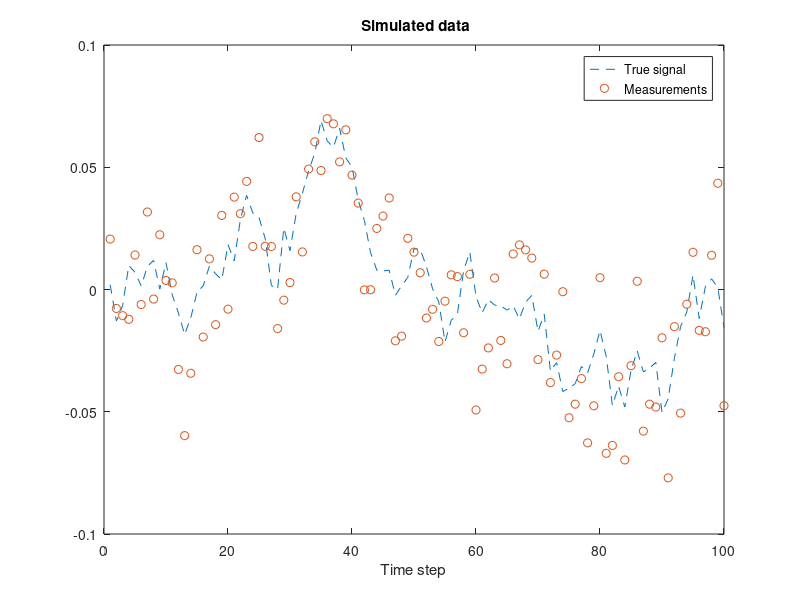

MATLAB code for this plot: (Note: this script raises an error after producing the figure.)
%%%%%%%%%%%%%%%%%%%%%%%%%%%%%%%%%%%%%%%%%%%%%%%%%%%%%%%%%%%%%%%%%
%
% Matlab code for Exercise 9
%
% This software is distributed under the GNU General Public 
% Licence (version 2 or later); please refer to the file 
% Licence.txt, included with the software, for details.
%
%%%%%%%%%%%%%%%%%%%%%%%%%%%%%%%%%%%%%%%%%%%%%%%%%%%%%%%%%%%%%%%%%
clc;clear; close all;
BASELINE = 0;
EKF_KALMAN = 0;
EKF_KALMAN_SMOOTHER = 0;
SIRwEKF = 0;
PFwSIREKF = 0;  
BOOTSTRAP = 1;
BACKWARD_SMOOTHENING = 1;
%% Generate data

  % Lock seed
  rng(123,'twister');

  % Implement RMSE (true and estimate)
  rmse = @(X,EST) sqrt(mean(sum((X-EST).^2)));
  
  %Gaussian random value generator
  gauss_rnd_local = @(m,S) m + chol(S)'*randn(size(m));
  
  % Define parameters
  steps = 100;  % Number of time steps
  % This is the true initial value
  x0 = 0; 

%% Dynamic model
  % This is the transition model
  A = @(x) x - (0.01*sin(x));  % State function
 
  %Measurement Model
  H = @(x) (0.5*sin(2*x));   % Measurement function
  
  q = 0.01^2; % Process noise covariance
  r = 0.02^2;   % Measurement noise covariance
  
  % This is the process noise covariance
  Q = q*eye(size(A,1));
  
  % This is the measurement noise covariance
  R = r*eye(size(H,1));


  % Simulate data
  X = zeros(2,steps);  % The true signal
  Y = zeros(1,steps);  % Measurements
  T = 1:steps;         % Time
  x = x0;
  for k=1:steps
    x = gauss_rnd_local(A(x),Q);
    y = gauss_rnd_local(H(x(1)),R);
    X(:,k) = x;
    Y(:,k) = y;
  end

  % Visualize
  figure(1); clf;
    plot(T,X(1,:),'--',T,Y,'o');
    legend('True signal','Measurements');
    xlabel('Time step'); title('\bf Simulated data')
   
%% Baseline solution
if BASELINE   
  
  % Baseline solution. The estimates
  % of x_k are stored as columns of
  % the matrix EST1.
  
  % Calculate baseline estimate
  m1 = [0;1];  % Initialize first step with a guess
  EST1 = zeros(2,steps);
  for k=1:steps
    m1(2) = Y(k)-m1(1);
    m1(1) = Y(k);
    EST1(:,k) = m1;
  end

  % Visualize results
  figure(2); clf;
  
  % Plot the signal and its estimate
  plot(T,X(1,:),'--',T,EST1(1,:),'-',T,Y,'o');
  legend('True signal','Estimated signal','Measurements');
  xlabel('Time step'); title('\bf Baseline solution')

  % Compute error
  err1 = rmse(X,EST1)

end

%% EKF solution
if EKF_KALMAN  
    % EKF solution. The estimates
    % of x_k are stored as columns of
    % the matrix EST2.
    
    m2 = x0;            % Initialize to true value
    P2 = eye(size(m2,1));        % Some uncertainty

    kf_m = zeros(size(m2,1),size(Y,2)); %Allocate space for mean 
    kf_P = zeros(size(P2,1),size(P2,2),size(Y,2)); %Allocate space for covariance
    %Jacobian 
    A_jcb = @(x) 1 - (0.01*cos(x)); % State Jacobian
    H_jcb = @(x) cos(2*x);        % Measurement Jacobian

    % Loop through steps
    for k=1:steps

        %%Prediction
        m2_pred = A(m2);
        P2_pred = A_jcb(m2)*P2*A_jcb(m2)' + Q;

        %Update
        vk = Y(:,k) - H(m2_pred);
        Sk = H_jcb(m2_pred)*P2_pred*H_jcb(m2_pred)' + R;
        Kk = P2_pred*H_jcb(m2_pred)'/Sk;

        m2 = m2_pred + Kk*vk;
        P2 = P2_pred - (Kk*Sk*Kk');

        kf_m(:,k) = m2;
        kf_P(:,:,k) = P2;

    end

    % Compute error
    err2 = rmse(X,kf_m)

    % Plot EKF
    figure(3); clf

    % Plot the signal and its estimate
    plot(T,X(1,:),'--',T,kf_m(1,:),'-',T,Y,'o');
    legend('True signal','Estimated signal','Measurements');
    xlabel('Time step'); title('\bf Extended Kalman filter')

end 


%% EKF with RTS Smoothening solution
if EKF_KALMAN_SMOOTHER
    if EKF_KALMAN
      % EKF solution. The estimates
      % of x_k are stored as columns of
      % the matrix EST2.

        ms = kf_m(:,end);
        Ps = kf_P(:,:,end);
        rts_m = zeros(size(m2,1),size(Y,2));
        rts_P = zeros(size(P2,1),size(P2,2),size(Y,2));
        rts_m(:,end) = ms;
        rts_P(:,:,end) = Ps;
        for k=size(kf_m,2)-1:-1:1
            mp = A(kf_m(:,k));
            Pp = A_jcb(mp)*kf_P(:,:,k)*A_jcb(mp)'+Q;
            Gk = kf_P(:,:,k)*A_jcb(mp)'/Pp; 
            ms = kf_m(:,k) + Gk*(ms - mp);
            Ps = kf_P(:,:,k) + Gk*(Ps - Pp)*Gk';
            rts_m(:,k) = ms;
            rts_P(:,:,k) = Ps;
        end

        % Compute error
        err3 = rmse(X,rts_m)
        % Plot EKF
        figure(4); clf

        % Plot the signal and its estimate
        plot(T,X(1,:),'--',T,rts_m(1,:),'-',T,Y,'o');
        legend('True signal','Estimated signal smoothed','Measurements');
        xlabel('Time step'); title('\bf Extended Kalman filter w RTS Smoother')

    end    
    
end
  

%% SIR with EKF with Backward Particle Smoothening solution
if SIRwEKF  
%   EKF solution. The estimates
%   of x_k are stored as columns of
%   the matrix EST2.
  
    m3 = x0;            % Initialize to true value
    P3 = eye(size(m3,1));        % Some uncertainty
   
%     Jacobian 
    A_jcb = @(x) 1 - (0.01*cos(x)); % State Jacobian
    H_jcb = @(x) cos(2*x);        % Measurement Jacobian
    
%     Particle Filter
    
%     Store final result
    BS6_m = zeros(size(m3,1),steps);
    
%     Number of particles
    N = 1000;
    adaptive_resamp = N/2;
     
%     draw N samples from the prior
    x_pf = mvnrnd(m3,P3,N)';
    P_pf = repmat(P3,1,N);
    
%     For measurment gaussian
    sy = R;

%     set initial weights
    logWeights = ones(1,N)*-log(N);
    
%     calculate initial mean
    m6 = mean(x_pf,2);

%     Loop through steps
    for k=1:steps
        
%         Create importance distribution for particles
        for i=1:N
            
        %Prediction
        m3_pred = A(x_pf(:,i));
        P3_pred = A_jcb(x_pf(:,i))*P_pf(:,i)*A_jcb(x_pf(:,i))' + Q;

%         Update
        vk = Y(:,k) - H(m3_pred);
        Sk = H_jcb(m3_pred)*P3_pred*H_jcb(m3_pred)' + R;
        Kk = P3_pred*H_jcb(m3_pred)'/Sk;

        m3 = m3_pred + Kk*vk;
        P_pf(:,i) = P3_pred - (Kk*Sk*Kk');
        
%         draw new sample from the importance distribution
        x_pf(:,i) = mvnrnd(m3', P_pf(:,i)')';
           
        end
        
%         evaluate likelihood
        for i=1:N
            my(:,i) = H(x_pf(1,i));
        end
    
        prev_logWeights = logWeights;
    
%         store likelihood to w in log scale for better resolution
        for i = 1:N
            logWeights(i) = -0.5*(Y(k) - my(:,i))'/sy*(Y(k) - my(:,i));
        end
    
%         update weights and normalise, log sum is multiplication
        logWeights = prev_logWeights + logWeights;
        weights = exp(logWeights);
        weights = weights./sum(weights);
    
%         check if we need resampling
    
        n_eff = 1/sum(weights.^2);
    
        logWeights = log(weights);
        if (n_eff < adaptive_resamp)
            idx = resampstr(weights);
            x_pf = x_pf(:,idx);
            logWeights = ones(1,N)*-log(N);
        end
    
        m6 = sum(weights.*x_pf,2);
    
        BS6_m(:,k) = m6;
        
    end
  
%     Compute error
    err4 = rmse(X,BS6_m)
    
%     Plot SIR
    figure(5); clf
    
%     Plot the signal and its estimate
    plot(T,X(1,:),'--',T,BS6_m(1,:),'-',T,Y,'o');
    legend('True signal','Estimated signal','Measurements');
    xlabel('Time step'); title('\bf SIR Filter with EKF')


end

% SIR Backward Particle Smoothening solution
if PFwSIREKF
    
    
    
    
end

%% Bootstrap Filter
if BOOTSTRAP
    
    m4 = x0;              % Initialize to true value
    P4 = eye(size(m4,1)); % Some uncertainty 
    N = 10000;
    
    BPF_m = zeros(size(m4,1),steps);
  
    % Initial sample set 
    x_pf  = zeros(size(m4,1),N) + m4;
    %For storing the histories
    X_PF_ALL = zeros(size(m4,1),N,length(Y)); % filter history
    
    for k=1:length(Y)

        % Propagate through the dynamic model
        
        for i=1:N
            x_pf(:,i) = mvnrnd((A(x_pf(:,i)))',Q')';
        end
    
        % Compute the weights
        my = H(x_pf(1,:));
        W  = exp(-1/(2*R)*(Y(k) - my).^2); % Constant discarded
        W  = W ./ sum(W);
    
        % Do resampling
        ind = resampstr(W);
        x_pf   = x_pf(:,ind);      
    
        X_PF_ALL(:,:,k) = x_pf;
        % Mean estimate
        m4 = mean(x_pf,2);
    
        BPF_m(:,k) = m4;
        
    end
    
    %Compute error
    err5 = rmse(X,BPF_m)
    
    %Plot SIR
    figure(6); clf;
    
    %Plot the signal and its estimate
    plot(T,X(1,:),'--',T,BPF_m(1,:),'-',T,Y,'o');
    legend('True signal','Estimated signal','Measurements');
    xlabel('Time step'); title('\bf Bootstrap Filter')

  
    
end

%%
if BACKWARD_SMOOTHENING
    if BOOTSTRAP
%Backward Smoothening

    NS = 100;
    SM_SSX = zeros(size(m4,1),NS,length(Y));
  
    for i=1:NS
        ind = floor(rand * N + 1);
        xn = X_PF_ALL(:,ind,end);
        SM_SSX(:,i,end) = xn;
        for k=length(Y)-1:-1:1
            SX = X_PF_ALL(:,:,k);
            mu = A(SX);
            W  = gauss_pdf(xn,mu,Q);
            W  = W ./ sum(W);
            

            ind = categ_rnd(W);
            xn = X_PF_ALL(:,ind,k);
            SM_SSX(:,i,k) = xn;
        end
%         if rem(i,10)==0
%             plot(T,X(1,:),'r-',T,squeeze(SM_SSX(1,i,:)),'b--');
%             title(sprintf('Doing backward simulation %d/%d\n',i,NS));
%             drawnow;
%         end
    end

    MMS = squeeze(mean(SM_SSX,2));
    
    %Compute error
    err5 = rmse(X,MMS')
    
    %Plot SIR
    figure(6); clf;
    
    %Plot the signal and its estimate
    plot(T,X(1,:),'--',T,MMS(:,1),'-',T,Y,'o');
    legend('True signal','Estimated signal','Measurements');
    xlabel('Time step'); title('\bf Backward Smoothening')
    end
end    
  
  
  
  
